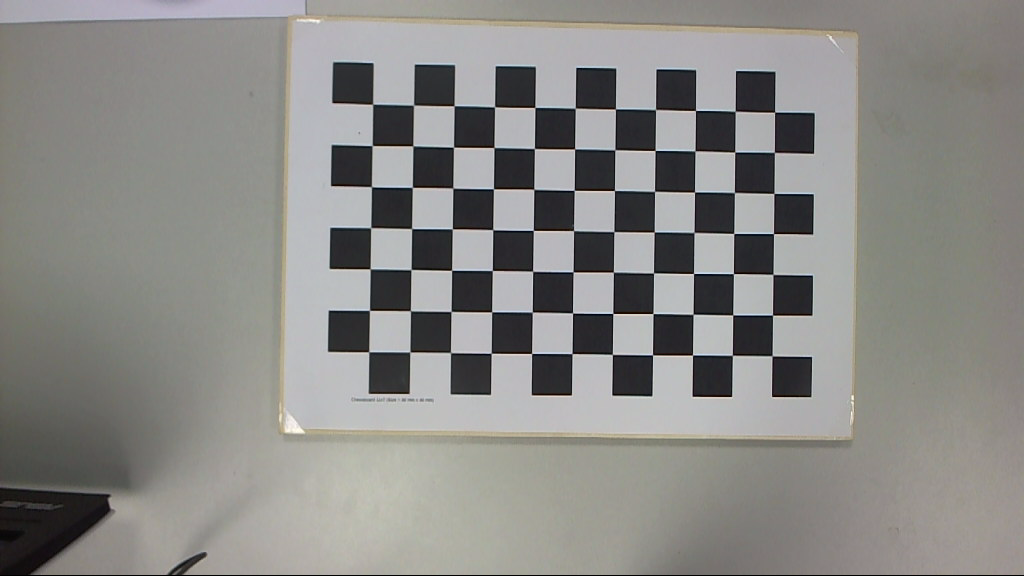
#> input picture calib/coplanar/Im_R_1.png, 1024 x 576 px; its folder holds only this picture in this run
$ python esquinas.py
#> lines starting #> are read from the running program, lines starting #| are printed output that depends on the picture; after the words box and inside, x2 and y2 are one past the last pixel; in counts of white or black regions, pixels touching at a corner belong together
import cv2
import numpy as np
import glob
import os
import csv
import time

CHECKERBOARD = (11, 7)
SQUARE = 30.0  # mm
criteria = (cv2.TERM_CRITERIA_EPS + cv2.TERM_CRITERIA_MAX_ITER, 30, 0.001)

# Puntos del mundo (U, V, 0), mismo orden que las esquinas de OpenCV
grid = np.zeros((77, 3), dtype=np.float64)
grid[:, :2] = np.dstack(np.meshgrid(np.arange(11) * SQUARE,
                                    np.arange(7) * SQUARE)).reshape(-1, 2)

OUT_DIR = 'calib/coplanar/marcadas'
os.makedirs(OUT_DIR, exist_ok=True)
images = sorted(glob.glob('calib/coplanar/Im_R_*.png'),
                key=lambda p: int(os.path.splitext(os.path.basename(p))[0].split('_')[-1]))
total = len(images)

print(f"Tablero: {CHECKERBOARD[0]}x{CHECKERBOARD[1]} esquinas, casillero de {SQUARE:.0f} mm")
print(f"Imágenes encontradas: {total}")
if total == 0:
    print("[error] No se encontró ninguna imagen en calib/coplanar/Im_R_*.png")
    raise SystemExit(1)
print("-" * 50)

ok, fallidas = 0, []
t0 = time.time()

with open(os.path.join(OUT_DIR, 'esquinas.csv'), 'w', newline='') as f:
    w = csv.writer(f)
    w.writerow(['imagen', 'punto', 'U', 'V', 'Z', 'u', 'v'])

    for n, fname in enumerate(images, start=1):
        nombre = os.path.basename(fname)
        prefijo = f"[{n:>{len(str(total))}}/{total}] {nombre}"

        img = cv2.imread(fname)
#> img is the input picture: shape (576, 1024, 3); mean B, G, R 133.8, 136.8, 137.6
        if img is None:
            print(f"{prefijo}: ERROR, no se pudo leer la imagen")
            fallidas.append(nombre)
            continue

        gray = cv2.cvtColor(img, cv2.COLOR_BGR2GRAY)

        print(f"{prefijo}: buscando esquinas...", end=" ", flush=True)
        found, corners = cv2.findChessboardCorners(gray, CHECKERBOARD, None)
#> found = True; corners = 77 rows, first 8: [372.6, 104.2], [413.6, 105.2], [454, 105.8], [494.5, 106.8], [534.9, 107.5], [575.2, 108.2], [615.4, 109], [655.5, 109.5]
        if not found:
            print("tablero NO detectado")
            fallidas.append(nombre)
            continue

        print("detectado, refinando subpíxel...", end=" ", flush=True)
        corners = cv2.cornerSubPix(gray, corners, (11, 11), (-1, -1), criteria)
#> corners = 77 rows, first 8: [372.7, 104.3], [413.5, 105.1], [454.1, 105.7], [494.5, 106.8], [534.9, 107.4], [575.3, 108.2], [615.5, 108.9], [655.5, 109.6]

        pts = corners.reshape(-1, 2)
#> pts = 77 pairs, first value 368.8 to 774.6, second value 104.3 to 355.8

        # Marcar cada esquina con un punto rojo (BGR) y guardar la imagen.
        # cv2.imwrite pisa el archivo si ya existe.
        for x, y in pts:
            cv2.circle(img, (int(round(x)), int(round(y))), 4, (0, 0, 255), -1)
#> this loop made 77 passes
#> (x, y) on passes 1 to 12: (372.7, 104.3), (413.5, 105.1), (454.1, 105.7), (494.5, 106.8), (534.9, 107.4), (575.3, 108.2), (615.5, 108.9), (655.5, 109.6), (695.5, 110.5), (735.2, 111.3), (774.6, 112.2), (372.2, 145.6)
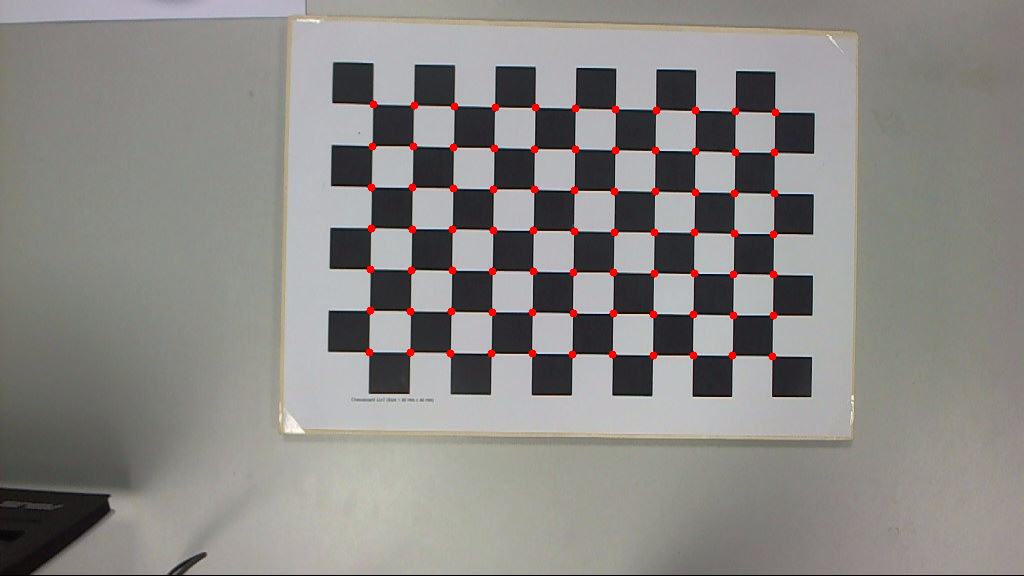
#> img: shape (576, 1024, 3); 0.64% of pixels changed, all inside (x1, y1, x2, y2) = (365, 100, 780, 361)
        cv2.imwrite(os.path.join(OUT_DIR, nombre), img)

        # Una fila por esquina
        for k in range(77):
            w.writerow([nombre, k,
                        grid[k, 0], grid[k, 1], grid[k, 2],
                        f"{pts[k, 0]:.4f}", f"{pts[k, 1]:.4f}"])
        ok += 1
        print("listo (77 puntos guardados)")

print("-" * 50)
print(f"Procesadas correctamente: {ok}/{total}")
if fallidas:
    print(f"Fallidas ({len(fallidas)}): {', '.join(fallidas)}")
print(f"Imágenes marcadas en: {OUT_DIR}/")
print(f"CSV: esquinas.csv ({ok * 77} filas de datos)")
print(f"Tiempo total: {time.time() - t0:.1f} s")

$ run again, on calib/coplanar/Im_R_4.png
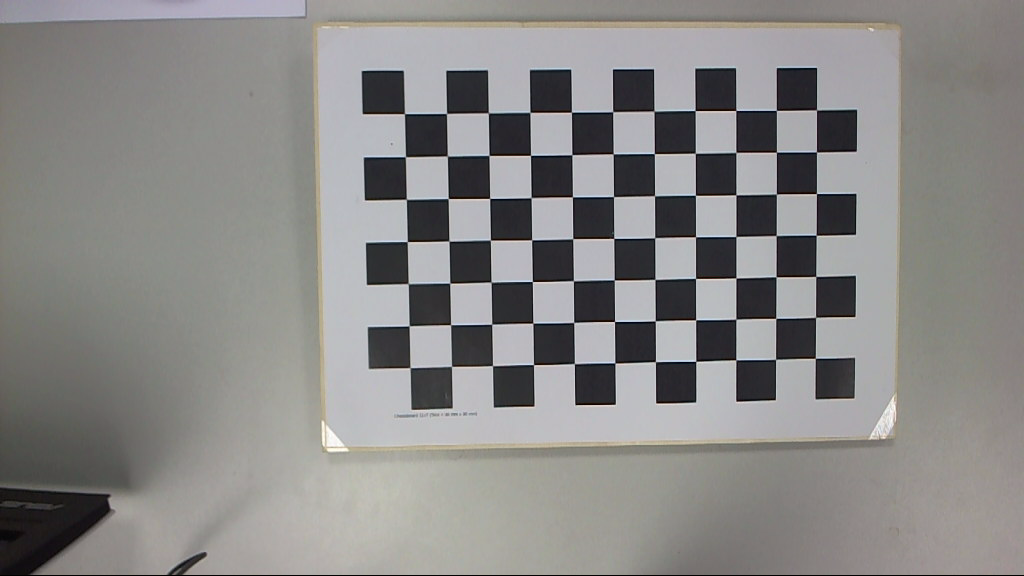
#> input picture calib/coplanar/Im_R_4.png, 1024 x 576 px
#> img is the input picture: shape (576, 1024, 3); mean B, G, R 134.6, 135.9, 137.1
#> `found, corners = cv2.findChessboardCorners(gray, CHECKERBOARD, None)`: found = True; corners = 77 rows, first 8: [404.5, 113.6], [446.5, 113.5], [488.4, 113], [529.9, 112.4], [571.4, 112.2], [612.8, 111.6], [653.9, 111], [695, 110.5]
#> `corners = cv2.cornerSubPix(gray, corners, (11, 11), (-1, -1), criteria)`: corners = 77 rows, first 8: [404.4, 113.6], [446.5, 113.5], [488.4, 112.8], [529.9, 112.4], [571.4, 112.2], [612.7, 111.7], [654, 111.2], [695.2, 110.6]
#> pts = 77 pairs, first value 404.4 to 816.5, second value 109.9 to 367.6
#> the loop `for x, y in pts:` made 77 passes
#> after the loop `for x, y in pts:`:
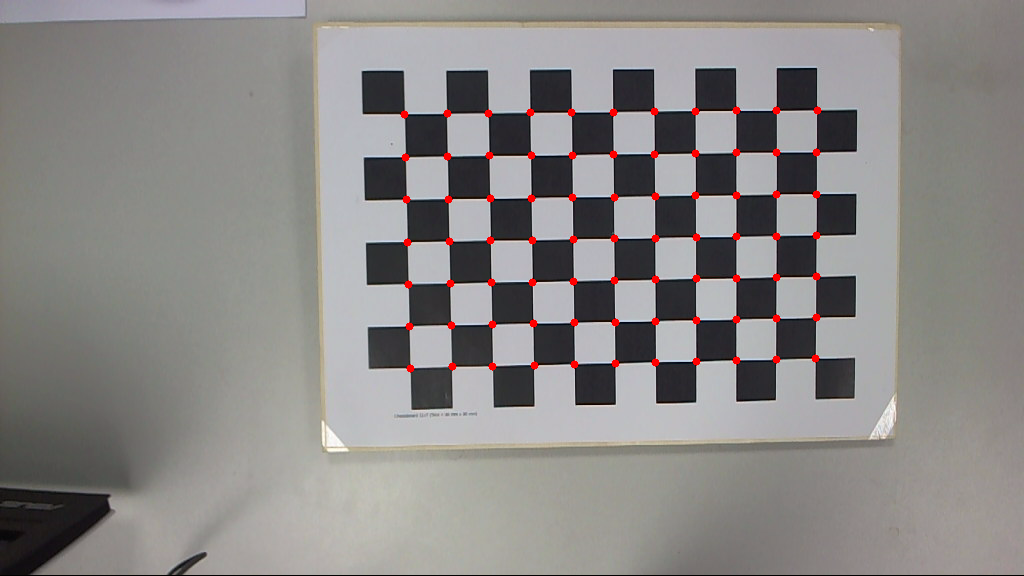
#> img: shape (576, 1024, 3); 0.64% of pixels changed, all inside (x1, y1, x2, y2) = (400, 106, 822, 373)

$ run again, on calib/coplanar/Im_R_10.png
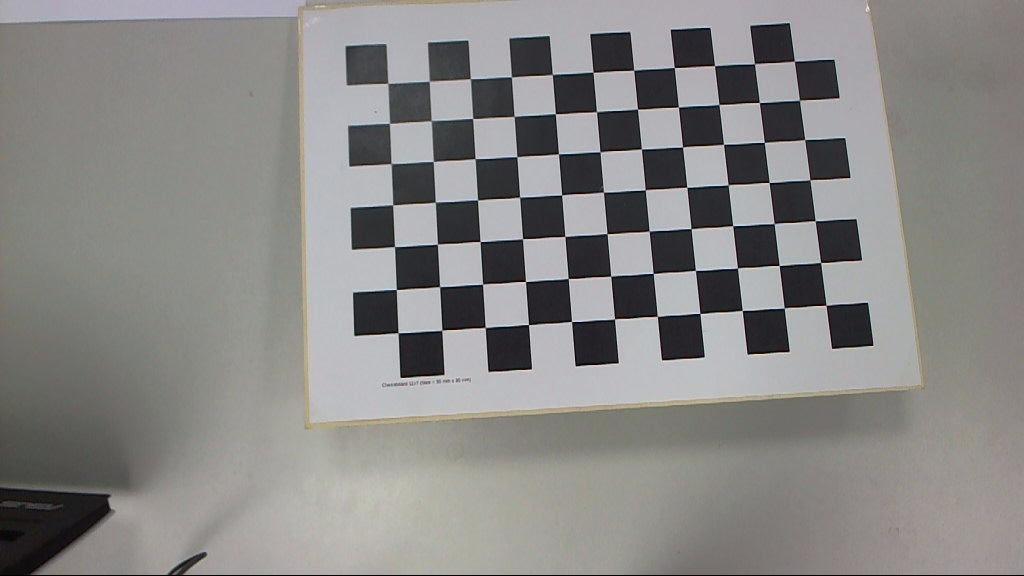
#> input picture calib/coplanar/Im_R_10.png, 1024 x 576 px
#> img is the input picture: shape (576, 1024, 3); mean B, G, R 133.7, 135.2, 136.2
#> `found, corners = cv2.findChessboardCorners(gray, CHECKERBOARD, None)`: found = True; corners = 77 rows, first 8: [387.7, 83.21], [429.2, 81.31], [470.3, 78.65], [511.3, 77], [552.3, 74.46], [593.1, 72.27], [633.7, 70.21], [674.2, 67.51]
#> `corners = cv2.cornerSubPix(gray, corners, (11, 11), (-1, -1), criteria)`: corners = 77 rows, first 8: [387.8, 83.4], [429.3, 81.25], [470.4, 78.73], [511.4, 76.88], [552.3, 74.45], [593.1, 72.28], [633.7, 70.25], [674.3, 67.51]
#> pts = 77 pairs, first value 387.8 to 826.1, second value 61.2 to 332.7
#> the loop `for x, y in pts:` made 77 passes
#> after the loop `for x, y in pts:`:
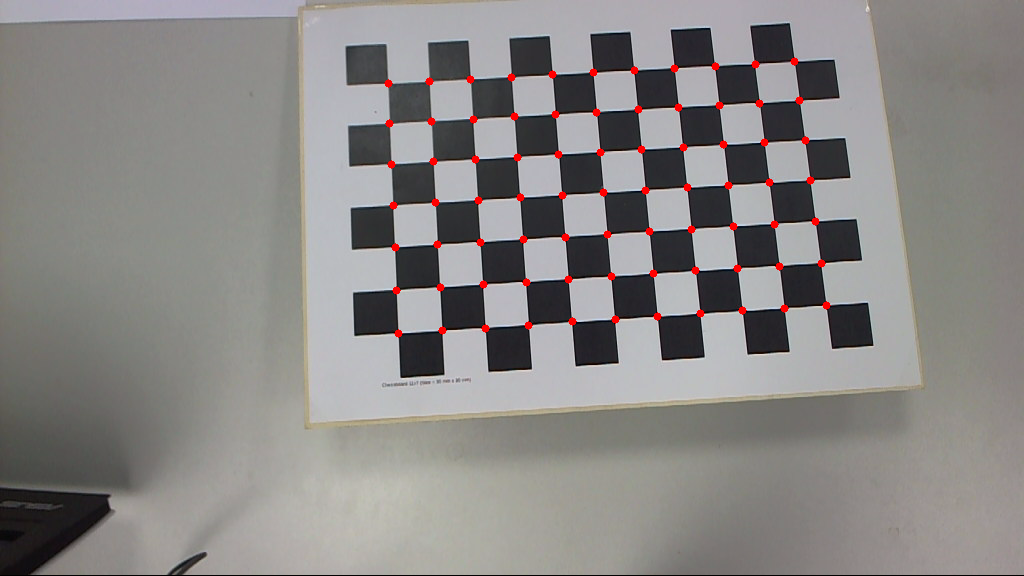
#> img: shape (576, 1024, 3); 0.64% of pixels changed, all inside (x1, y1, x2, y2) = (384, 57, 831, 338)
